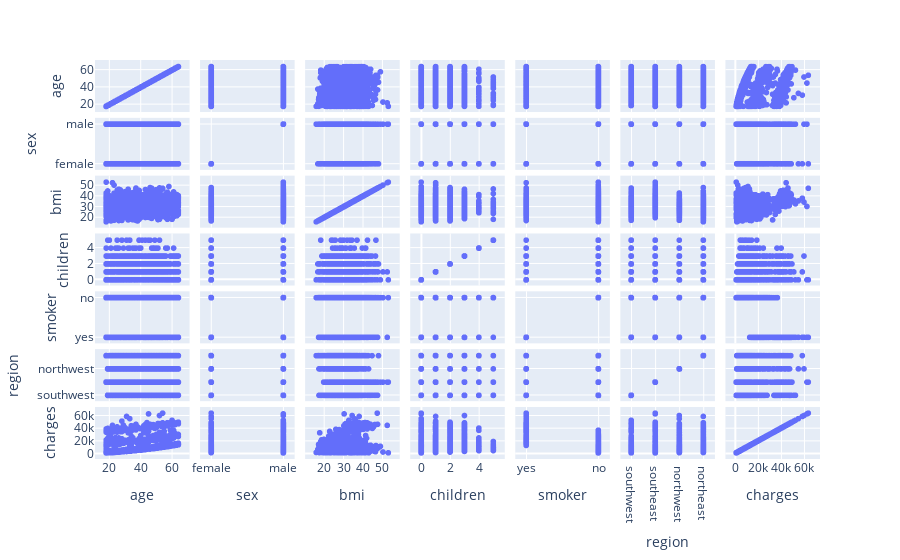

Notebook source saved alongside this figure:
### Code cell
import plotly.express as px
fig = px.scatter_matrix(df)
fig.show()

### Figure 1 — Plotly figure (JSON) as saved in the notebook; plotly's stock layout.template omitted (floating-point values rounded to 4 significant figures; data arrays with more than 128 entries replaced by an {"elided": "..."} marker saying what was removed)
{"data": [{"dimensions": [{"axis": {"matches": true}, "label": "age", "values": {"elided": "1338 int values"}}, {"axis": {"matches": true}, "label": "sex", "values": {"elided": "1338 str values"}}, {"axis": {"matches": true}, "label": "bmi", "values": {"elided": "1338 float values"}}, {"axis": {"matches": true}, "label": "children", "values": {"elided": "1338 int values"}}, {"axis": {"matches": true}, "label": "smoker", "values": {"elided": "1338 str values"}}, {"axis": {"matches": true}, "label": "region", "values": {"elided": "1338 str values"}}, {"axis": {"matches": true}, "label": "charges", "values": {"elided": "1338 float values"}}], "hovertemplate": "%{xaxis.title.text}=%{x}<br>%{yaxis.title.text}=%{y}<extra></extra>", "legendgroup": "", "marker": {"color": "#636efa", "symbol": "circle"}, "name": "", "showlegend": false, "type": "splom"}], "layout": {"dragmode": "select", "legend": {"tracegroupgap": 0}, "margin": {"t": 60}}}
